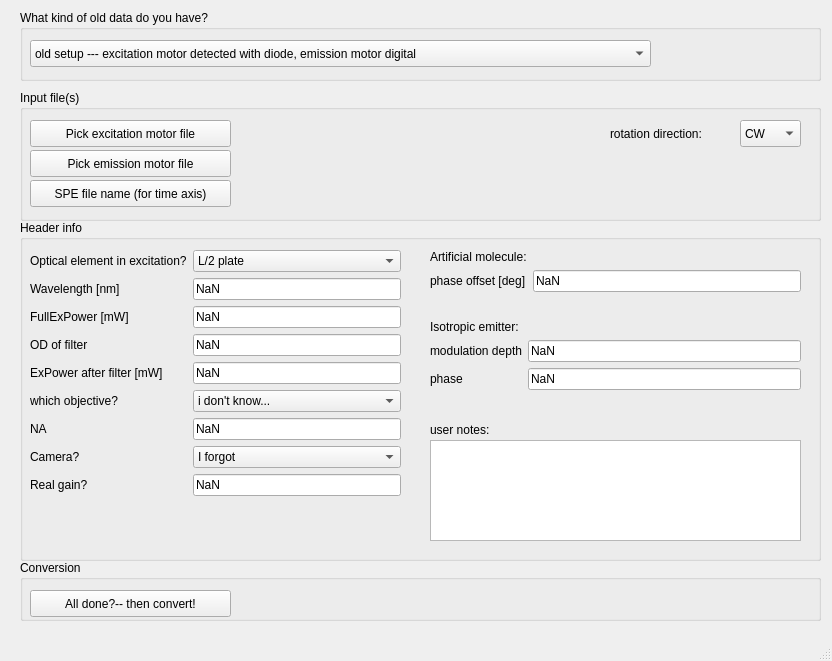
<?xml version="1.0" encoding="UTF-8"?>
<ui version="4.0">
 <class>MainWindow</class>
 <widget class="QMainWindow" name="MainWindow">
  <property name="geometry">
   <rect>
    <x>0</x>
    <y>0</y>
    <width>832</width>
    <height>661</height>
   </rect>
  </property>
  <property name="windowTitle">
   <string>MainWindow</string>
  </property>
  <widget class="QWidget" name="centralwidget">
   <widget class="QGroupBox" name="groupBox">
    <property name="geometry">
     <rect>
      <x>20</x>
      <y>90</y>
      <width>801</width>
      <height>131</height>
     </rect>
    </property>
    <property name="title">
     <string>Input file(s)</string>
    </property>
    <widget class="QPushButton" name="pickEmMotorFilePushButton">
     <property name="enabled">
      <bool>true</bool>
     </property>
     <property name="geometry">
      <rect>
       <x>10</x>
       <y>60</y>
       <width>201</width>
       <height>27</height>
      </rect>
     </property>
     <property name="text">
      <string>Pick emission motor file</string>
     </property>
    </widget>
    <widget class="QPushButton" name="pickExMotorFilePushButton">
     <property name="geometry">
      <rect>
       <x>10</x>
       <y>30</y>
       <width>201</width>
       <height>27</height>
      </rect>
     </property>
     <property name="text">
      <string>Pick excitation motor file</string>
     </property>
    </widget>
    <widget class="QPushButton" name="pickSPEFilePushButton">
     <property name="geometry">
      <rect>
       <x>10</x>
       <y>90</y>
       <width>201</width>
       <height>27</height>
      </rect>
     </property>
     <property name="text">
      <string>SPE file name (for time axis)</string>
     </property>
    </widget>
    <widget class="QLabel" name="label_17">
     <property name="geometry">
      <rect>
       <x>220</x>
       <y>30</y>
       <width>561</width>
       <height>27</height>
      </rect>
     </property>
     <property name="text">
      <string/>
     </property>
    </widget>
    <widget class="QLabel" name="emMotorFileLabel">
     <property name="geometry">
      <rect>
       <x>220</x>
       <y>60</y>
       <width>351</width>
       <height>27</height>
      </rect>
     </property>
     <property name="layoutDirection">
      <enum>Qt::RightToLeft</enum>
     </property>
     <property name="text">
      <string/>
     </property>
    </widget>
    <widget class="QLabel" name="SPEFileLabel">
     <property name="geometry">
      <rect>
       <x>220</x>
       <y>90</y>
       <width>351</width>
       <height>27</height>
      </rect>
     </property>
     <property name="layoutDirection">
      <enum>Qt::RightToLeft</enum>
     </property>
     <property name="text">
      <string/>
     </property>
    </widget>
    <widget class="QLabel" name="exMotorFileLabel">
     <property name="geometry">
      <rect>
       <x>220</x>
       <y>30</y>
       <width>351</width>
       <height>27</height>
      </rect>
     </property>
     <property name="layoutDirection">
      <enum>Qt::RightToLeft</enum>
     </property>
     <property name="text">
      <string/>
     </property>
    </widget>
    <widget class="QLabel" name="rotDirLabel">
     <property name="geometry">
      <rect>
       <x>590</x>
       <y>30</y>
       <width>131</width>
       <height>27</height>
      </rect>
     </property>
     <property name="minimumSize">
      <size>
       <width>131</width>
       <height>0</height>
      </size>
     </property>
     <property name="text">
      <string>rotation direction:</string>
     </property>
    </widget>
    <widget class="QComboBox" name="rotationDirectionComboBox">
     <property name="geometry">
      <rect>
       <x>720</x>
       <y>30</y>
       <width>61</width>
       <height>27</height>
      </rect>
     </property>
     <item>
      <property name="text">
       <string>CW</string>
      </property>
     </item>
     <item>
      <property name="text">
       <string>CCW</string>
      </property>
     </item>
    </widget>
   </widget>
   <widget class="QGroupBox" name="groupBox_2">
    <property name="geometry">
     <rect>
      <x>20</x>
      <y>220</y>
      <width>801</width>
      <height>341</height>
     </rect>
    </property>
    <property name="title">
     <string>Header info</string>
    </property>
    <widget class="QWidget" name="formLayoutWidget">
     <property name="geometry">
      <rect>
       <x>10</x>
       <y>30</y>
       <width>371</width>
       <height>301</height>
      </rect>
     </property>
     <layout class="QFormLayout" name="formLayout">
      <item row="1" column="0">
       <widget class="QLabel" name="label_2">
        <property name="text">
         <string>Wavelength [nm]</string>
        </property>
       </widget>
      </item>
      <item row="2" column="0">
       <widget class="QLabel" name="label_3">
        <property name="text">
         <string>FullExPower [mW]</string>
        </property>
       </widget>
      </item>
      <item row="2" column="1">
       <widget class="QLineEdit" name="fullExPowerLineEdit">
        <property name="text">
         <string>NaN</string>
        </property>
       </widget>
      </item>
      <item row="1" column="1">
       <widget class="QLineEdit" name="wavelengthLineEdit">
        <property name="text">
         <string>NaN</string>
        </property>
       </widget>
      </item>
      <item row="3" column="0">
       <widget class="QLabel" name="label_4">
        <property name="text">
         <string>OD of filter</string>
        </property>
       </widget>
      </item>
      <item row="3" column="1">
       <widget class="QLineEdit" name="ODofFilterLineEdit">
        <property name="text">
         <string>NaN</string>
        </property>
       </widget>
      </item>
      <item row="4" column="0">
       <widget class="QLabel" name="label_5">
        <property name="text">
         <string>ExPower after filter [mW]</string>
        </property>
       </widget>
      </item>
      <item row="4" column="1">
       <widget class="QLineEdit" name="exPowerAfterFilterLineEdit">
        <property name="text">
         <string>NaN</string>
        </property>
       </widget>
      </item>
      <item row="5" column="0">
       <widget class="QLabel" name="label_6">
        <property name="text">
         <string>which objective?</string>
        </property>
       </widget>
      </item>
      <item row="5" column="1">
       <widget class="QComboBox" name="whichObjectiveComboBox">
        <item>
         <property name="text">
          <string>i don't know...</string>
         </property>
        </item>
        <item>
         <property name="text">
          <string>4x dry</string>
         </property>
        </item>
        <item>
         <property name="text">
          <string>40x dry</string>
         </property>
        </item>
        <item>
         <property name="text">
          <string>60x oil</string>
         </property>
        </item>
        <item>
         <property name="text">
          <string>100x oil</string>
         </property>
        </item>
       </widget>
      </item>
      <item row="6" column="0">
       <widget class="QLabel" name="label_7">
        <property name="text">
         <string>NA</string>
        </property>
       </widget>
      </item>
      <item row="6" column="1">
       <widget class="QLineEdit" name="NALineEdit">
        <property name="text">
         <string>NaN</string>
        </property>
       </widget>
      </item>
      <item row="7" column="0">
       <widget class="QLabel" name="label_8">
        <property name="text">
         <string>Camera?</string>
        </property>
       </widget>
      </item>
      <item row="7" column="1">
       <widget class="QComboBox" name="whichCameraComboBox">
        <item>
         <property name="text">
          <string>I forgot</string>
         </property>
        </item>
        <item>
         <property name="text">
          <string>Cascade</string>
         </property>
        </item>
        <item>
         <property name="text">
          <string>PhotonMax</string>
         </property>
        </item>
        <item>
         <property name="text">
          <string>ProEm</string>
         </property>
        </item>
       </widget>
      </item>
      <item row="8" column="0">
       <widget class="QLabel" name="label_9">
        <property name="text">
         <string>Real gain?</string>
        </property>
       </widget>
      </item>
      <item row="8" column="1">
       <widget class="QLineEdit" name="realGainLineEdit">
        <property name="text">
         <string>NaN</string>
        </property>
       </widget>
      </item>
      <item row="0" column="0">
       <widget class="QLabel" name="label_15">
        <property name="text">
         <string>Optical element in excitation?</string>
        </property>
       </widget>
      </item>
      <item row="0" column="1">
       <widget class="QComboBox" name="opticalElementInExcitationComboBox">
        <item>
         <property name="text">
          <string>L/2 plate</string>
         </property>
        </item>
        <item>
         <property name="text">
          <string>Polarizer</string>
         </property>
        </item>
       </widget>
      </item>
     </layout>
    </widget>
    <widget class="QWidget" name="formLayoutWidget_2">
     <property name="geometry">
      <rect>
       <x>410</x>
       <y>30</y>
       <width>371</width>
       <height>61</height>
      </rect>
     </property>
     <layout class="QFormLayout" name="formLayout_2">
      <item row="0" column="0">
       <widget class="QLabel" name="label_10">
        <property name="text">
         <string>Artificial molecule:</string>
        </property>
       </widget>
      </item>
      <item row="1" column="0">
       <widget class="QLabel" name="label_11">
        <property name="text">
         <string>phase offset [deg]</string>
        </property>
       </widget>
      </item>
      <item row="1" column="1">
       <widget class="QLineEdit" name="phaseOffsetLineEdit">
        <property name="text">
         <string>NaN</string>
        </property>
       </widget>
      </item>
     </layout>
    </widget>
    <widget class="QWidget" name="formLayoutWidget_3">
     <property name="geometry">
      <rect>
       <x>410</x>
       <y>100</y>
       <width>371</width>
       <height>91</height>
      </rect>
     </property>
     <layout class="QFormLayout" name="formLayout_3">
      <item row="0" column="0">
       <widget class="QLabel" name="label_12">
        <property name="text">
         <string>Isotropic emitter:</string>
        </property>
       </widget>
      </item>
      <item row="1" column="0">
       <widget class="QLabel" name="label_13">
        <property name="text">
         <string>modulation depth</string>
        </property>
       </widget>
      </item>
      <item row="1" column="1">
       <widget class="QLineEdit" name="modulationDepthLineEdit">
        <property name="text">
         <string>NaN</string>
        </property>
       </widget>
      </item>
      <item row="2" column="1">
       <widget class="QLineEdit" name="phaseLineEdit">
        <property name="text">
         <string>NaN</string>
        </property>
       </widget>
      </item>
      <item row="2" column="0">
       <widget class="QLabel" name="label_14">
        <property name="text">
         <string>phase</string>
        </property>
       </widget>
      </item>
     </layout>
    </widget>
    <widget class="QPlainTextEdit" name="plainTextEdit">
     <property name="geometry">
      <rect>
       <x>410</x>
       <y>220</y>
       <width>371</width>
       <height>101</height>
      </rect>
     </property>
    </widget>
    <widget class="QLabel" name="label_16">
     <property name="geometry">
      <rect>
       <x>410</x>
       <y>200</y>
       <width>200</width>
       <height>20</height>
      </rect>
     </property>
     <property name="text">
      <string>user notes:</string>
     </property>
    </widget>
   </widget>
   <widget class="QGroupBox" name="groupBox_3">
    <property name="geometry">
     <rect>
      <x>20</x>
      <y>560</y>
      <width>801</width>
      <height>61</height>
     </rect>
    </property>
    <property name="title">
     <string>Conversion</string>
    </property>
    <widget class="QPushButton" name="convertPushButton">
     <property name="geometry">
      <rect>
       <x>10</x>
       <y>30</y>
       <width>201</width>
       <height>27</height>
      </rect>
     </property>
     <property name="text">
      <string>All done?-- then convert!</string>
     </property>
    </widget>
    <widget class="QLabel" name="OutputFileLabel">
     <property name="geometry">
      <rect>
       <x>220</x>
       <y>30</y>
       <width>341</width>
       <height>27</height>
      </rect>
     </property>
     <property name="text">
      <string/>
     </property>
    </widget>
   </widget>
   <widget class="QGroupBox" name="groupBox_4">
    <property name="geometry">
     <rect>
      <x>20</x>
      <y>10</y>
      <width>801</width>
      <height>71</height>
     </rect>
    </property>
    <property name="title">
     <string>What kind of old data do you have?</string>
    </property>
    <widget class="QComboBox" name="whichSetupComboBox">
     <property name="geometry">
      <rect>
       <x>10</x>
       <y>30</y>
       <width>621</width>
       <height>27</height>
      </rect>
     </property>
     <item>
      <property name="text">
       <string>old setup --- excitation motor detected with diode, emission motor digital</string>
      </property>
     </item>
     <item>
      <property name="text">
       <string>new setup old style --- excitation continuous, emission stepwise</string>
      </property>
     </item>
     <item>
      <property name="text">
       <string>new setup new style --- both excitation and emission stepwise</string>
      </property>
     </item>
    </widget>
   </widget>
  </widget>
  <widget class="QStatusBar" name="statusbar"/>
 </widget>
 <resources/>
 <connections/>
</ui>
